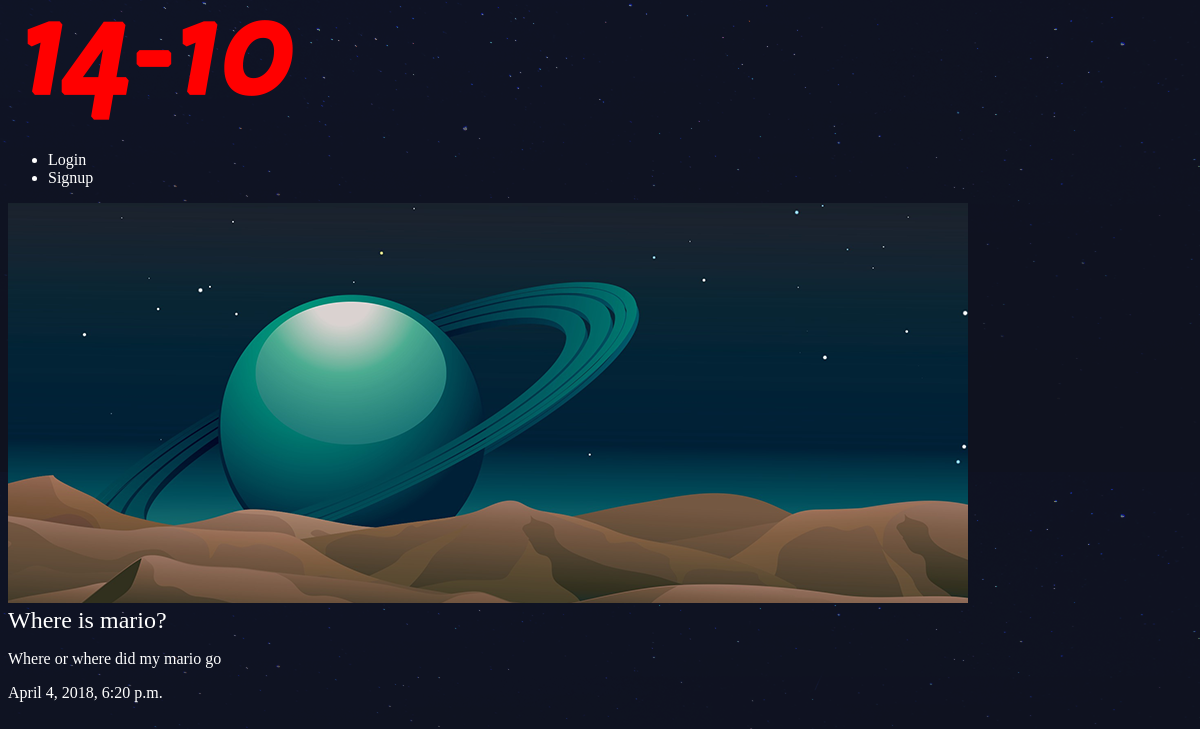
Page /articles/where-is-mario on the committed database.
### articles/models.py (models this page shows, shortened)
class Article(models.Model):
    title = models.CharField(max_length=100)
    slug = models.SlugField()
    body = models.TextField()
    date = models.DateTimeField(auto_now_add=True)
    thumb = models.ImageField(default='default.png', blank=True)
    author = models.ForeignKey(User, on_delete=models.CASCADE, default=None)

### articles/views.py (the view)
# urls.py: path('<slug>', views.article_details, name="detail"),
def article_details(request, slug):
    article = Article.objects.get(slug=slug)
    return render(request, 'articles/article_detail.html', {'article': article })

### articles/templates/articles/article_detail.html
{% extends 'base_layout.html' %}
{% block content %}
<div class="article-detail">
    <div class="article">
        <img src="{{ article.thumb.url }}" alt="">
        <h2>{{ article.title }}</h2>
        <p>{{ article.body }}</p>
        <p>{{ article.date }}</p>
    </div>
</div>
{% endblock %}

### assets/styles.css (style rules this page uses)
body { background-color: #0f121f; background-image: url(stars.png); background-repeat-y: no-repeat; color: #fff; }
body * { font-family: Ubuntu; }
h1, h2, h3, h4, h5 { font-weight: normal; margin: 0; }

### rows in the picture
Article: thumb (placeholder picture), title "Where is mario?", body "Where or where did my mario go", date "April 4, 2018, 6:20 p.m."
